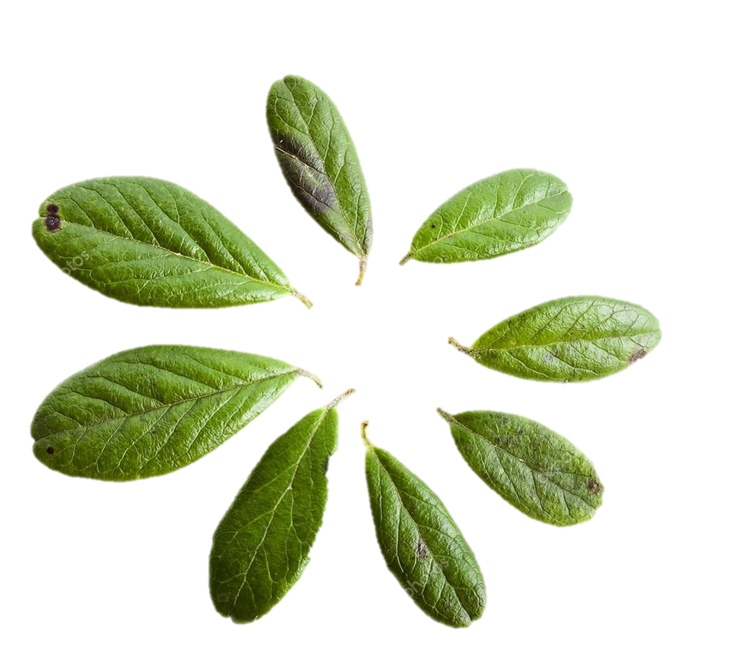
#> input picture 2xiFMQxVwmU.jpg, 730 x 659 px
$ python trest.py
#> lines starting #> are read from the running program, lines starting #| are printed output that depends on the picture; after the words box and inside, x2 and y2 are one past the last pixel; in counts of white or black regions, pixels touching at a corner belong together
#> further down, img is the input picture: PIL image 730x659 RGB; mean R, G, B 218.3, 224.4, 203.6
from PIL import Image


def diff(p1, p2):
    d1 = (p1[0] - p2[0]) ** 2 + abs(p1[1] - p2[1]) ** 2 + abs(p1[2] - p2[2]) ** 2
    # kr = p1[0] / p2[0]
    dr = 1
    return d1


def zaliv(img, point, k1 = 1, k2 = 1, num = 4000, nomnom = 1, bg = (0, 0, 0), fg = (0, 0, 0)):
#> called with point = (0, 0), k1 = 1, k2 = 1, num = 2500, nomnom = 0, bg = (255, 255, 255), fg = (0, 0, 0)
    iteration = 0
    # img = Image.open("Simple.jpg")
    col0 = img.getpixel(point)
#> col0 = (255, 255, 255)
    global taken
    h = img.size[1]
#> h = 659
    w = img.size[0]
#> w = 730
    last_wave = [point]
    taken = [[0 for y in range(h)] for x in range(w)]
    while len(last_wave) > 0:

        this_wave = []
        # print(last_wave)
        for point in last_wave:
            col1 = img.getpixel(point)
            # Upper
            if point[1] != 0 and not taken[point[0]][point[1] - 1] and (k1 * diff(col1, img.getpixel((point[0], point[1] - 1))) + k2 * diff(col0, img.getpixel((point[0], point[1] - 1)))) < num:
                this_wave.append((point[0], point[1] - 1))
                taken[point[0]][point[1] - 1] = 1
            if point[0] != 0 and not taken[point[0] - 1][point[1]] and (k1 * diff(col1, img.getpixel((point[0] - 1, point[1]))) + k2 * diff(col0, img.getpixel((point[0] - 1, point[1])))) < num:
                this_wave.append((point[0] - 1, point[1]))
                taken[point[0] - 1][point[1]] = 1
            if point[0] != w - 1 and not taken[point[0] + 1][point[1]] and (k1 * diff(col1, img.getpixel((point[0] + 1, point[1]))) + k2 * diff(col0, img.getpixel((point[0] + 1, point[1])))) < num:
                this_wave.append((point[0] + 1, point[1]))
                taken[point[0] + 1][point[1]] = 1
            if point[1] != h - 1 and not taken[point[0]][point[1] + 1] and (k1 * diff(col1, img.getpixel((point[0], point[1] + 1))) + k2 * diff(col0, img.getpixel((point[0], point[1] + 1)))) < num:
                this_wave.append((point[0], point[1] + 1))
                taken[point[0]][point[1] + 1] = 1
        if iteration % 100 == 0:
            print(iteration)
            imgx = Image.new("RGB", (w, h), bg)
            for x in range(w):
                for y in range(h):
                    if not taken[x][y]:
                        imgx.putpixel((x, y), img.getpixel((x, y)))
            imgx.save("Samples/" + str(nomnom) + "/it=" + str(iteration) + ".jpg")
        iteration += 1
        last_wave = this_wave
#> after the loop, iteration = 1388; taken = 730 items

    mix = img.size[0]
#> mix = 730
    miy = img.size[1]
#> miy = 659
    ma_x = 0
    ma_y = 0
    for i in range(img.size[0]):
        for j in range(img.size[1]):
            if taken[i][j]:
                mix = min(i, mix)
                miy = min(j, miy)
                ma_x = max(i, ma_x)
                ma_y = max(j, ma_y)
    print(mix, miy, ma_x, ma_y)
#| 0 0 729 658
    imgx = Image.new("RGB", (w, h), bg)
    for x in range(w):
        for y in range(h):
            if taken[x][y]:
                imgx.putpixel((x, y), (0, 0, 0))
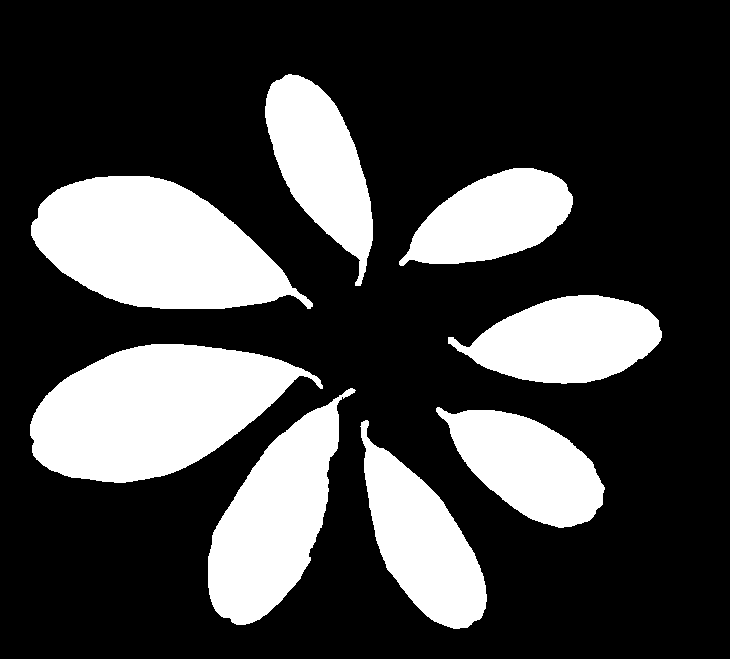
#> imgx: PIL image 730x659 RGB; 26.6% white; 8 white regions, largest, box (x1, y1, x2, y2) and area: (30, 344, 323, 483) 25996, (31, 176, 313, 309) 24633, (208, 388, 356, 625) 17177

    imgx = imgx.crop((mix, miy, ma_x, ma_y))
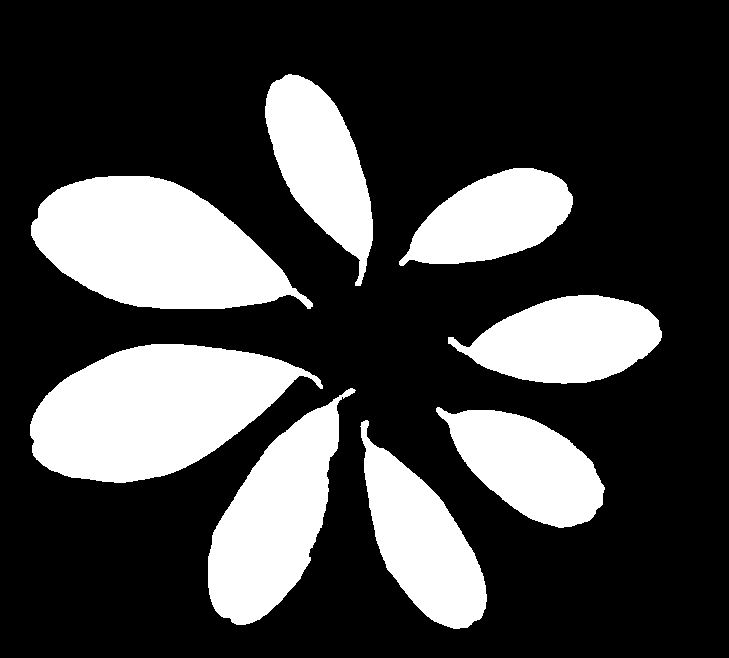
#> imgx: PIL image 729x658 RGB; 26.7% white; 8 white regions, largest, box (x1, y1, x2, y2) and area: (30, 344, 323, 483) 25996, (31, 176, 313, 309) 24633, (208, 388, 356, 625) 17177
    return imgx


img = Image.open("2xiFMQxVwmU.jpg")

taken = [[]]
bg = (255, 255, 255)
fg = (50, 255, 50)
img2 = zaliv(img, (0, 0), nomnom=0, num=2500, bg=bg)

img2.save("r1.png")
